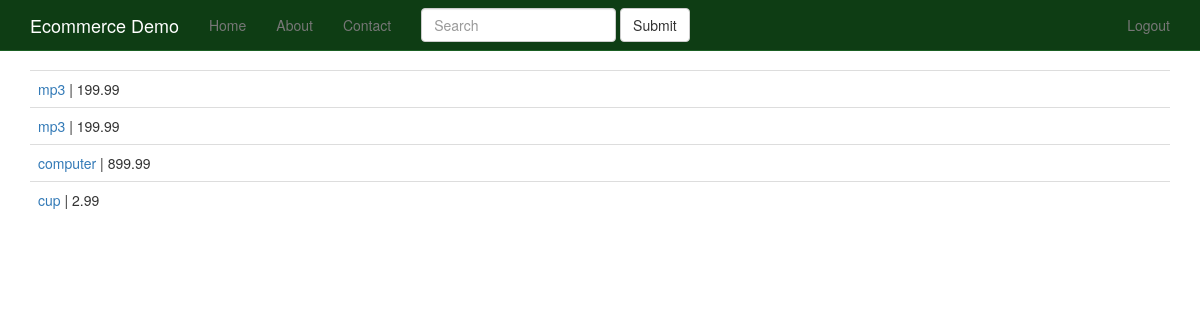
Screenshot of /products/ (signed in) with the database file from the repository.
### products/models.py (models this page shows, shortened)
class Product(models.Model):
	title = models.CharField(max_length=120)
	description = models.TextField(blank=True, null=True)
	price = models.DecimalField(decimal_places = 2, max_digits = 20)
	active = models.BooleanField(default=True)
	objects = ProductManager()
	def get_absolute_url(self):
		return reverse("product_detail", kwargs={"pk": self.pk})

### products/views.py (the view, shortened to what this page needs)
class ProductListView(ListView):
	model = Product
	def get_context_data(self, *args, **kwargs):
		context = super(ProductListView, self).get_context_data(*args, **kwargs)
		context["now"] = timezone.now
		context["query"] = self.request.GET.get("q")
		return context
	def get_queryset(self, *args, **kwargs):
		qs = super(ProductListView, self).get_queryset(*args, **kwargs)
		query = self.request.GET.get("q")
		return qs

### products/models.py (called while the page is built)
	def active(self):
		return self.filter(active=True)

	def get_queryset(self):
		return ProductQuerySet(self.model, using=self._db)

	def all(self, *args, **kwargs):
		return self.get_queryset().active()

### products/templates/products/product_list.html
{% extends "base.html" %}
{% block content %}
<table class='table'>
{% for object in object_list %}
<tr>
<td> <a href='{{ object.get_absolute_url }}'> {{ object.title }} </a> | {{ object.price }} </td>
</tr>
{% endfor%}
</table>
{% endblock %}

### static_in_pro/our_static/css/navbar-static-top.css (style rules this page uses)
body { min-height: 1000px; }

### rows the page displays
Product: title "mp3", price "199.99"
Product: title "mp3", price "199.99"
Product: title "computer", price "899.99"
Product: title "cup", price "2.99"
